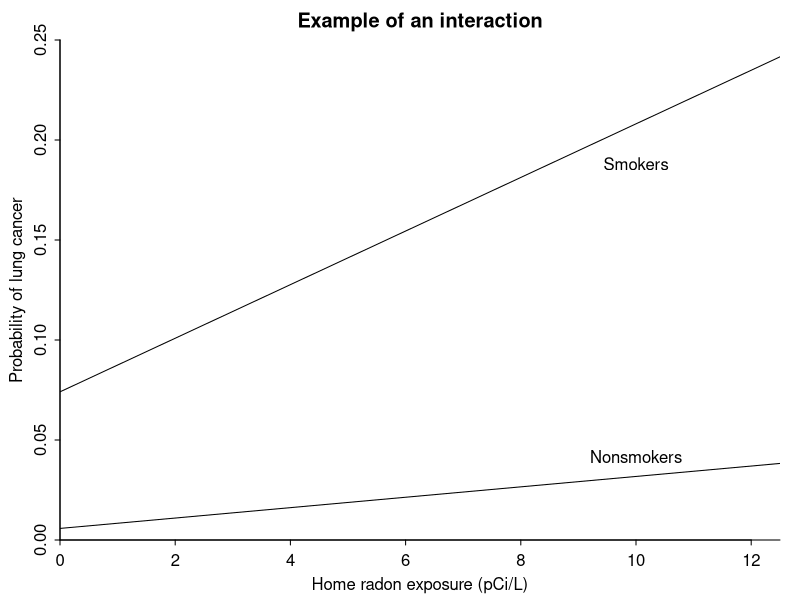

R code for this plot:
setwd("~/AndrewFiles/books/regression.and.other.stories/Examples/Interactions")

pdf(here("Interactions/figs","interactions_male.pdf"), height=4, width=6)
par(mar=c(3,3,2,1), mgp=c(1.7,.5,0), tck=-.01)
plot(c(0,12.5),c(0,.25), type="n", xaxs="i", yaxs="i",
  xlab="Home radon exposure (pCi/L)", ylab="Probability of lung cancer", bty="l", main="Example of an interaction") 
lines(c(0,20),.07409+c(0,20)*.0134)
lines(c(0,20),.00579+c(0,20)*.0026)
text(10, .07409+10*.0134 - .02, "Smokers")
text(10, .00579+10*.0026 + .01, "Nonsmokers")
dev.off()
